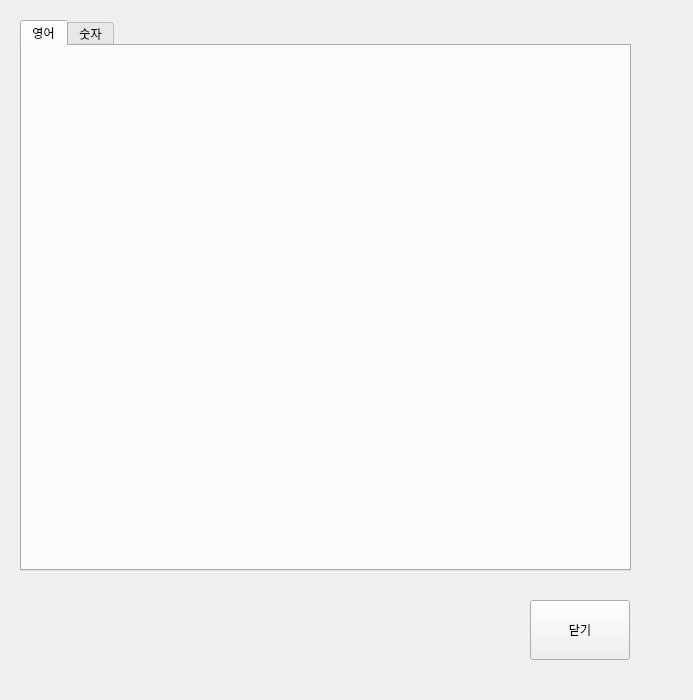
<?xml version="1.0" encoding="UTF-8"?>
<ui version="4.0">
 <class>Form</class>
 <widget class="QWidget" name="Form">
  <property name="geometry">
   <rect>
    <x>0</x>
    <y>0</y>
    <width>693</width>
    <height>700</height>
   </rect>
  </property>
  <property name="windowTitle">
   <string>Form</string>
  </property>
  <widget class="QPushButton" name="pushButton_ok">
   <property name="geometry">
    <rect>
     <x>530</x>
     <y>600</y>
     <width>100</width>
     <height>60</height>
    </rect>
   </property>
   <property name="text">
    <string>닫기</string>
   </property>
  </widget>
  <widget class="QTabWidget" name="tabWidget">
   <property name="geometry">
    <rect>
     <x>20</x>
     <y>20</y>
     <width>611</width>
     <height>551</height>
    </rect>
   </property>
   <property name="currentIndex">
    <number>0</number>
   </property>
   <widget class="QWidget" name="eng">
    <attribute name="title">
     <string>영어</string>
    </attribute>
    <widget class="QLabel" name="label">
     <property name="geometry">
      <rect>
       <x>-20</x>
       <y>-40</y>
       <width>691</width>
       <height>611</height>
      </rect>
     </property>
     <property name="text">
      <string/>
     </property>
     <property name="pixmap">
      <pixmap>images/help_alpha.png</pixmap>
     </property>
    </widget>
   </widget>
   <widget class="QWidget" name="num">
    <attribute name="title">
     <string>숫자</string>
    </attribute>
    <widget class="QLabel" name="label_2">
     <property name="geometry">
      <rect>
       <x>0</x>
       <y>10</y>
       <width>601</width>
       <height>461</height>
      </rect>
     </property>
     <property name="text">
      <string/>
     </property>
     <property name="pixmap">
      <pixmap>images/help_digit.JPG</pixmap>
     </property>
     <property name="scaledContents">
      <bool>false</bool>
     </property>
    </widget>
   </widget>
  </widget>
 </widget>
 <resources/>
 <connections/>
</ui>
